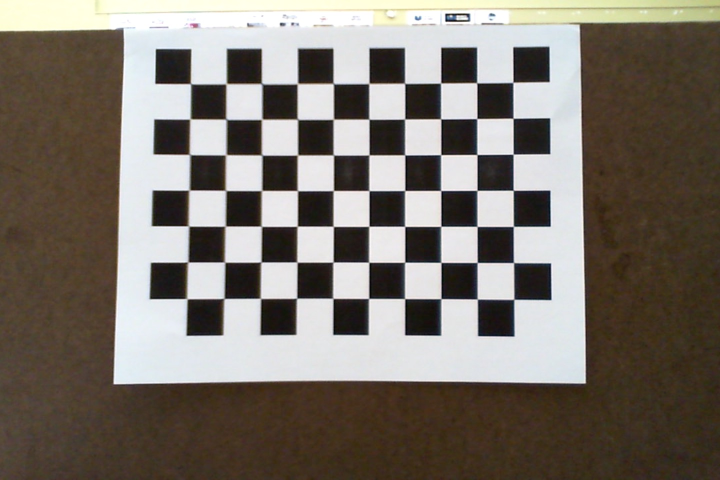
#> input picture calibration/calibration_images/photo1.jpg, 1440 x 960 px (shown at 1/2 size); its folder holds only this picture in this run
$ python calibrate_camera.py
#> lines starting #> are read from the running program, lines starting #| are printed output that depends on the picture; after the words box and inside, x2 and y2 are one past the last pixel; in counts of white or black regions, pixels touching at a corner belong together
# Disclaimer - Shamelessly copied from ChatGPT.

import numpy as np
import cv2 as cv
import glob
import os
import matplotlib.pyplot as plt

def calibrate(showPics=True):
    # Read Image
#> called with showPics = True
    root = os.getcwd()
    calibrationDir = os.path.join(root,'.//calibration_images')
    imgPathList = glob.glob(os.path.join(calibrationDir,'*.jpg'))

    # Initialize
    nRows = 10
    nCols = 7
    termCriteria = (cv.TERM_CRITERIA_EPS + cv.TERM_CRITERIA_MAX_ITER,30,0.001)
    worldPtsCur = np.zeros((nRows*nCols,3), np.float32)
    worldPtsCur[:,:2] = np.mgrid[0:nRows,0:nCols].T.reshape(-1,2)
    worldPtsList = []
    imgPtsList = []

    # Find Corners
    for curImgPath in imgPathList:
        print(f"Processing image {curImgPath}")
        imgBGR = cv.imread(curImgPath)
#> imgBGR is the input picture: shape (960, 1440, 3); mean B, G, R 107.6, 116.1, 123.3
        imgGray = cv.cvtColor(imgBGR, cv.COLOR_BGR2GRAY)
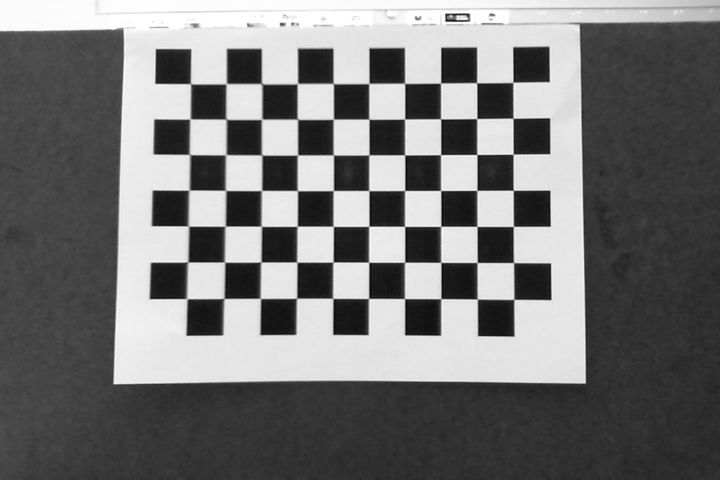
#> imgGray: shape (960, 1440) (shown at 1/2 size); min 1, max 255, mean 117.3
        cornersFound, cornersOrg = cv.findChessboardCorners(imgGray,(nRows,nCols), None)
#> cornersFound = True; cornersOrg = 70 rows, first 8: [381.6, 167.5], [451.8, 169.9], [523.5, 167.5], [594, 166.5], [666.5, 168], [738.1, 167.6], [810, 167.9], [882.8, 165.9]

        if cornersFound == True:
            worldPtsList.append(worldPtsCur)
            cornersRefined = cv.cornerSubPix(imgGray,cornersOrg,(11,11),(-1,-1),termCriteria)
#> cornersRefined = 70 rows, first 8: [381.4, 167.8], [452.8, 167.8], [523.8, 167.8], [595.3, 167.7], [667, 167.6], [738.4, 167.4], [809.8, 167.1], [881.8, 166.6]
            imgPtsList.append(cornersRefined)

            if showPics:
                cv.drawChessboardCorners(imgBGR,(nRows,nCols),cornersRefined,cornersFound)
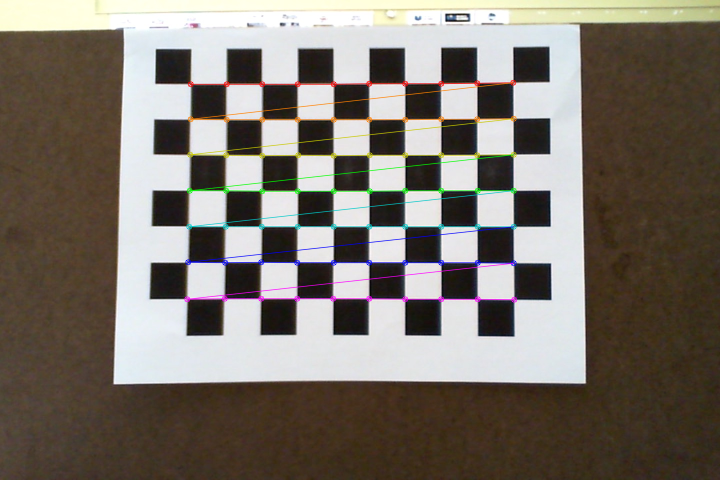
#> imgBGR: shape (960, 1440, 3) (shown at 1/2 size); 2.23% of pixels changed, all inside (x1, y1, x2, y2) = (368, 159, 1035, 606)
                cv.imshow('Chessboard', imgBGR)
                cv.waitKey(500)
    cv.destroyAllWindows()

    print(f"len of objects [{len(worldPtsList)}], imgPtsList [{len(imgPtsList)}]")
#| len of objects [1], imgPtsList [1]

    # Calibrate
    repError,camMatrix,distCoeff,rvecs,tvecs = cv.calibrateCamera(worldPtsList, imgPtsList, imgGray.shape[::-1],None,None)
#> repError = 0.315; camMatrix = [[1474.8, 0, 739.9], [0, 1478.6, 528.5], [0, 0, 1]]; distCoeff = [[0.14, 1.15, 0.00729, -0.0139, -11.54]]; rvecs = ([-0.0492, 0.052, 0.0032],); tvecs = ([-4.99, -5.05, 21.01],)
    print('Camera Matrix:\n',camMatrix)
#| Camera Matrix:
#|  [[1.47479039e+03 0.00000000e+00 7.39857784e+02]
#|  [0.00000000e+00 1.47857852e+03 5.28503176e+02]
#|  [0.00000000e+00 0.00000000e+00 1.00000000e+00]]
    print("Reproj Error (pixels): {:.4f}".format(repError))
#| Reproj Error (pixels): 0.3145

    # Save Calibration Parameters (later video)
    paramPath = 'calibration.npz'
    np.savez(paramPath,
        repError=repError,
        camMatrix=camMatrix,
        distCoeff=distCoeff,
        rvecs=rvecs,
        tvecs=tvecs)

    return camMatrix,distCoeff

def removeDistortion(camMatrix,distCoeff):
    root = os.getcwd()
    imgPath = os.path.join(root,'demoImages//distortion2.jpg')
    img = cv.imread(imgPath)

    height,width = img.shape[:2]
    camMatrixNew,roi = cv.getOptimalNewCameraMatrix(camMatrix,distCoeff,(width,height),1,(width,height))
    imgUndist = cv.undistort(img,camMatrix,distCoeff,None,camMatrixNew)

    # Draw Line to See Distortion Change
    cv.line(img,(1769,103),(1780,922),(255,255,255),2)
    cv.line(imgUndist,(1769,103),(1780,922),(255,255,255),2)

    plt.figure()
    plt.subplot(121)
    plt.imshow(img)
    plt.subplot(122)
    plt.imshow(imgUndist)
    plt.show()

def runCalibration():
    calibrate(showPics=True)

def runRemoveDistortion():
    camMatrix,distCoeff = calibrate(showPics=False)
    removeDistortion(camMatrix,distCoeff)

if __name__ == '__main__':
    runCalibration()
    #runRemoveDistortion()

$ run again, on calibration/calibration_images/photo14.jpg
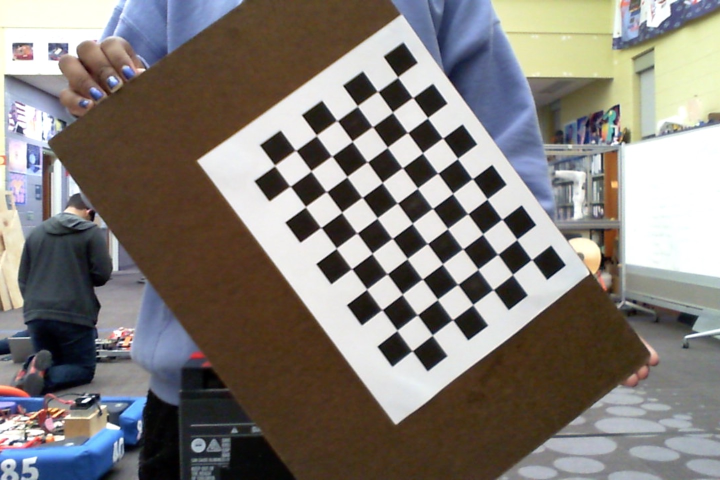
#> input picture calibration/calibration_images/photo14.jpg, 1440 x 960 px (shown at 1/2 size)
#> in calibrate, imgBGR is the input picture: shape (960, 1440, 3); mean B, G, R 119.8, 124.7, 130.1
#> in calibrate, `imgGray = cv.cvtColor(imgBGR, cv.COLOR_BGR2GRAY)`:
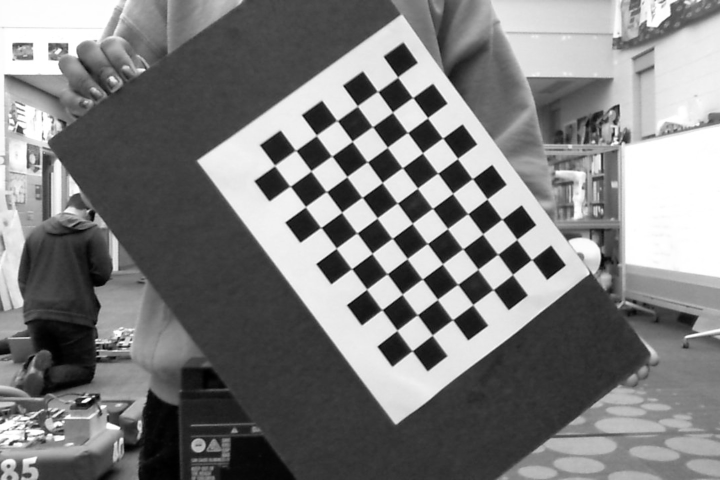
#> imgGray: shape (960, 1440) (shown at 1/2 size); min 0, max 255, mean 125.7
#> cornersFound = True; cornersOrg = 70 rows, first 8: [795.5, 154], [826, 195.5], [855.6, 234.9], [885.9, 275.3], [915.8, 318.8], [945, 357.5], [975.2, 399.9], [1003.8, 440.1]
#> cornersRefined = 70 rows, first 8: [795.9, 154.5], [825.9, 195.6], [855.6, 235.9], [885.9, 276.5], [915.6, 317.4], [945.3, 357.9], [974.7, 398.5], [1004.4, 439]
#> in calibrate, `cv.drawChessboardCorners(imgBGR,(nRows,nCols),cornersRefined,cornersFo..`:
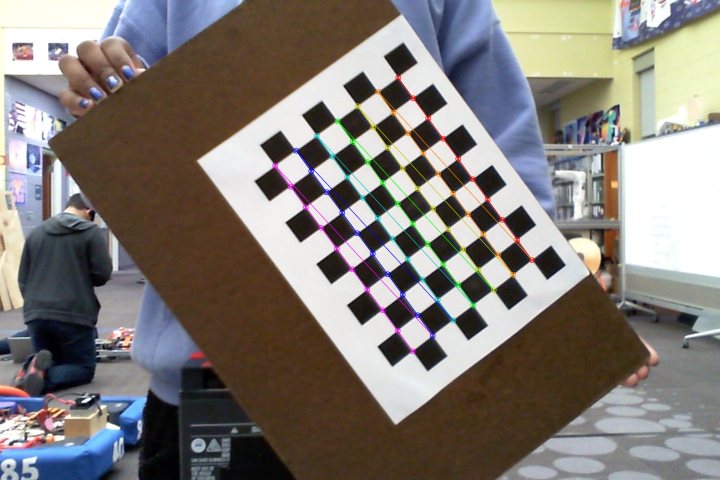
#> imgBGR: shape (960, 1440, 3) (shown at 1/2 size); 1.43% of pixels changed, all inside (x1, y1, x2, y2) = (544, 149, 1071, 709)
#| len of objects [1], imgPtsList [1]
#> repError = 0.384; camMatrix = [[1365.2, 0, 716.5], [0, 1362, 484], [0, 0, 1]]; distCoeff = [[0.114, 1, -0.00283, -0.0063, -31.06]]; rvecs = ([-0.0788, -0.0462, 0.933],); tvecs = ([1.58, -6.53, 27.14],)
#| Camera Matrix:
#|  [[1.36516276e+03 0.00000000e+00 7.16541371e+02]
#|  [0.00000000e+00 1.36202167e+03 4.83970148e+02]
#|  [0.00000000e+00 0.00000000e+00 1.00000000e+00]]
#| Reproj Error (pixels): 0.3840

$ run again, on calibration/calibration_images/photo15.jpg
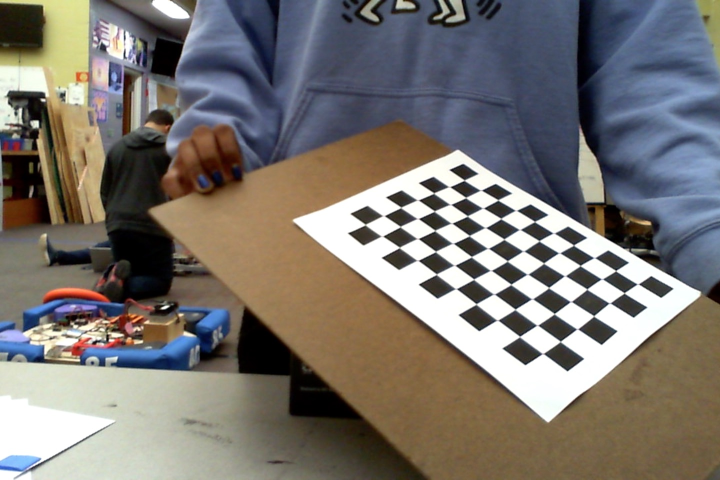
#> input picture calibration/calibration_images/photo15.jpg, 1440 x 960 px (shown at 1/2 size)
#> in calibrate, imgBGR is the input picture: shape (960, 1440, 3); mean B, G, R 112.1, 117, 122
#> in calibrate, `imgGray = cv.cvtColor(imgBGR, cv.COLOR_BGR2GRAY)`:
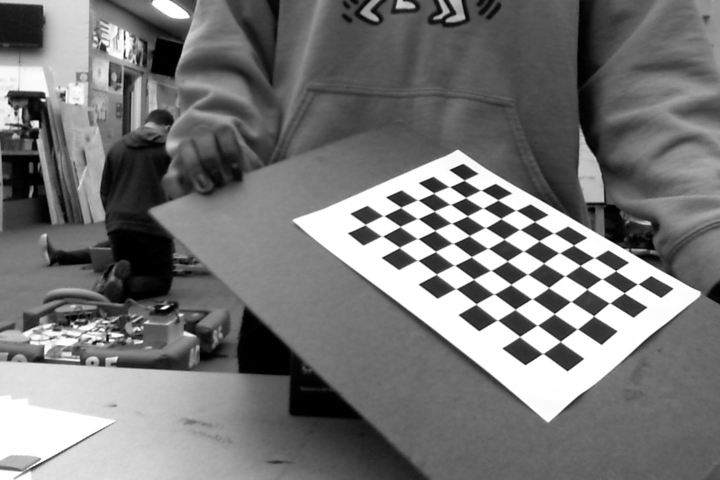
#> imgGray: shape (960, 1440) (shown at 1/2 size); min 0, max 255, mean 117.9
#> cornersFound = True; cornersOrg = 70 rows, first 8: [928.8, 360.6], [961.5, 381], [996.5, 400.6], [1034.1, 421.2], [1069.6, 443.4], [1108, 466.7], [1147.9, 490.5], [1187.3, 515.7]
#> cornersRefined = 70 rows, first 8: [928.9, 360.8], [962.4, 380.7], [996.4, 400.4], [1032.4, 421.1], [1069.6, 443.5], [1107.6, 466.6], [1147.5, 490.7], [1189.1, 515.8]
#> in calibrate, `cv.drawChessboardCorners(imgBGR,(nRows,nCols),cornersRefined,cornersFo..`:
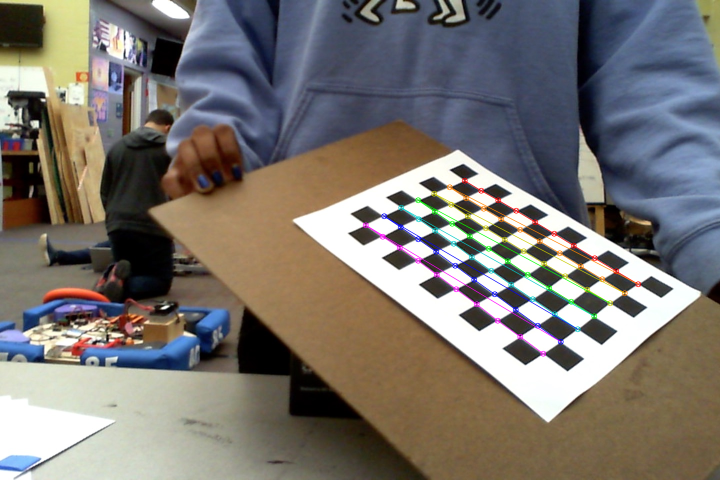
#> imgBGR: shape (960, 1440, 3) (shown at 1/2 size); 1.41% of pixels changed, all inside (x1, y1, x2, y2) = (725, 355, 1283, 714)
#| len of objects [1], imgPtsList [1]
#> repError = 1.51; camMatrix = [[1538.5, 0, 685.3], [0, 1745.9, 413], [0, 0, 1]]; distCoeff = [[1.42, -5.61, -0.0912, -0.14, 11.81]]; rvecs = ([-1.03, 0.385, 0.829],); tvecs = ([5.47, -0.937, 33.53],)
#| Camera Matrix:
#|  [[1.53847341e+03 0.00000000e+00 6.85322608e+02]
#|  [0.00000000e+00 1.74585040e+03 4.12970830e+02]
#|  [0.00000000e+00 0.00000000e+00 1.00000000e+00]]
#| Reproj Error (pixels): 1.5130

$ run again, on calibration/calibration_images/photo10.jpg
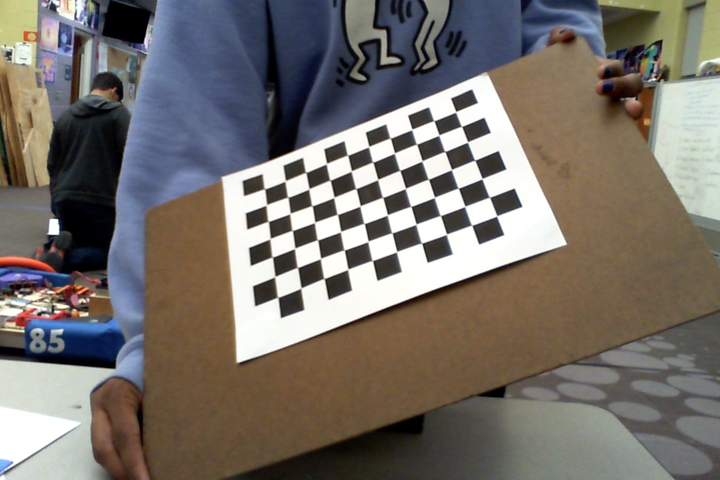
#> input picture calibration/calibration_images/photo10.jpg, 1440 x 960 px (shown at 1/2 size)
#> in calibrate, imgBGR is the input picture: shape (960, 1440, 3); mean B, G, R 107.1, 113.1, 118.9
#> in calibrate, `imgGray = cv.cvtColor(imgBGR, cv.COLOR_BGR2GRAY)`:
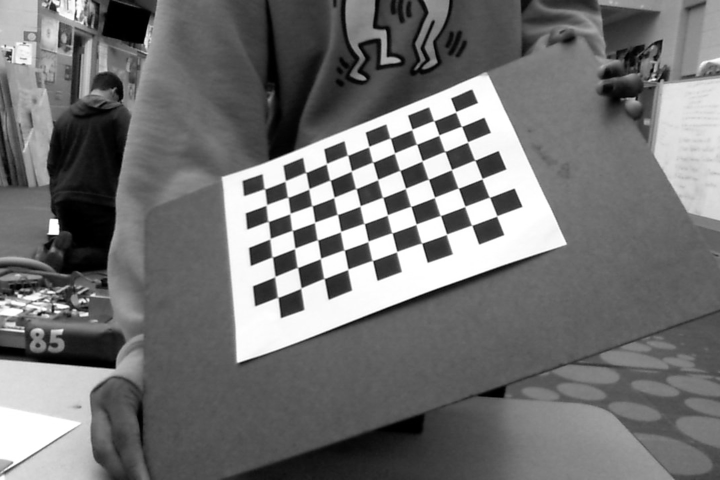
#> imgGray: shape (960, 1440) (shown at 1/2 size); min 0, max 255, mean 114.2
#> cornersFound = True; cornersOrg = 70 rows, first 8: [531.2, 378.2], [571, 362.5], [611.5, 345], [655.4, 326.4], [696.9, 310.6], [738.9, 292.3], [782.1, 276.5], [824.7, 257.6]
#> cornersRefined = 70 rows, first 8: [529.6, 378.3], [571.1, 362.3], [612, 345.3], [653.4, 327.8], [695.8, 310.9], [738.2, 293.6], [780.9, 276.7], [824.4, 259.3]
#> in calibrate, `cv.drawChessboardCorners(imgBGR,(nRows,nCols),cornersRefined,cornersFo..`:
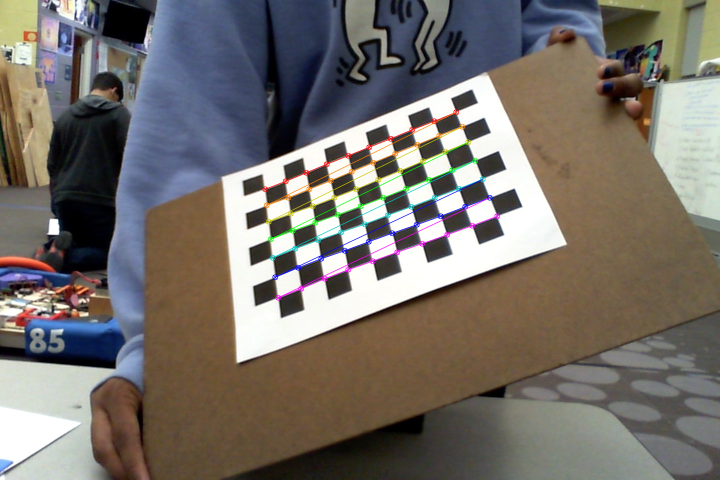
#> imgBGR: shape (960, 1440, 3) (shown at 1/2 size); 1.52% of pixels changed, all inside (x1, y1, x2, y2) = (524, 218, 1001, 602)
#| len of objects [1], imgPtsList [1]
#> repError = 1.28; camMatrix = [[1189.9, 0, 876.4], [0, 971.8, 486.4], [0, 0, 1]]; distCoeff = [[1.29, -18.7, 0.0247, -0.0614, 91.71]]; rvecs = ([-0.45, 0.414, -0.322],); tvecs = ([-7.03, -2.78, 26.02],)
#| Camera Matrix:
#|  [[1.18993203e+03 0.00000000e+00 8.76369562e+02]
#|  [0.00000000e+00 9.71804344e+02 4.86439081e+02]
#|  [0.00000000e+00 0.00000000e+00 1.00000000e+00]]
#| Reproj Error (pixels): 1.2816
